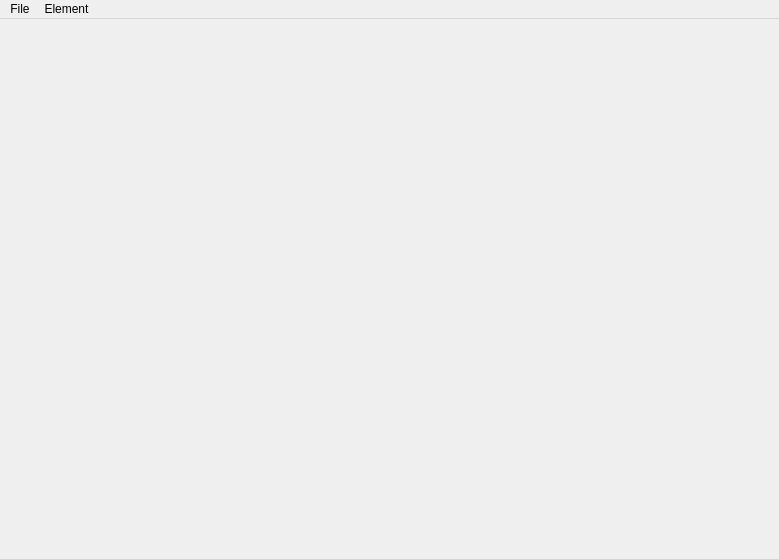
<?xml version="1.0" encoding="UTF-8"?>
<ui version="4.0">
 <class>MainWindow</class>
 <widget class="QMainWindow" name="MainWindow">
  <property name="geometry">
   <rect>
    <x>0</x>
    <y>0</y>
    <width>779</width>
    <height>559</height>
   </rect>
  </property>
  <property name="windowTitle">
   <string>MainWindow</string>
  </property>
  <widget class="QWidget" name="centralwidget"/>
  <widget class="QMenuBar" name="menubar">
   <property name="geometry">
    <rect>
     <x>0</x>
     <y>0</y>
     <width>779</width>
     <height>25</height>
    </rect>
   </property>
   <widget class="QMenu" name="file_menu">
    <property name="title">
     <string>File</string>
    </property>
    <addaction name="clear_action"/>
   </widget>
   <widget class="QMenu" name="element_menu">
    <property name="title">
     <string>Element</string>
    </property>
    <addaction name="ellipse_action"/>
    <addaction name="polygon_action"/>
    <addaction name="text_action"/>
    <addaction name="rect_action"/>
    <addaction name="pixmap_action"/>
    <addaction name="flashitem_action"/>
    <addaction name="animation_action"/>
   </widget>
   <addaction name="file_menu"/>
   <addaction name="element_menu"/>
  </widget>
  <action name="clear_action">
   <property name="text">
    <string>Clear</string>
   </property>
  </action>
  <action name="ellipse_action">
   <property name="text">
    <string>Ellipse</string>
   </property>
  </action>
  <action name="polygon_action">
   <property name="text">
    <string>Polygon</string>
   </property>
  </action>
  <action name="text_action">
   <property name="text">
    <string>Text</string>
   </property>
  </action>
  <action name="rect_action">
   <property name="text">
    <string>Rect</string>
   </property>
  </action>
  <action name="pixmap_action">
   <property name="text">
    <string>Pixmap</string>
   </property>
  </action>
  <action name="flashitem_action">
   <property name="text">
    <string>Flash Item</string>
   </property>
  </action>
  <action name="animation_action">
   <property name="text">
    <string>Animation</string>
   </property>
  </action>
 </widget>
 <resources/>
 <connections/>
</ui>
